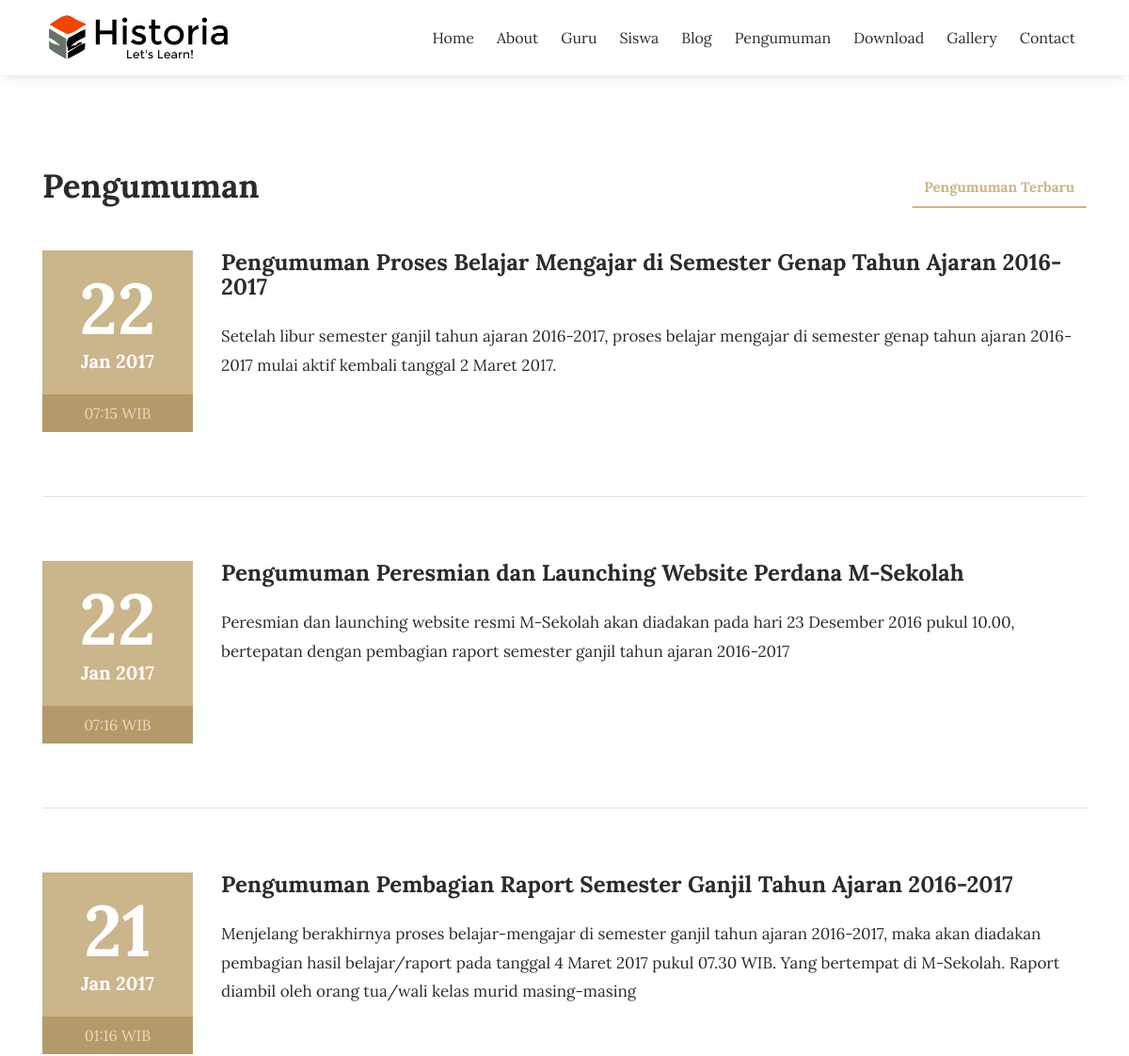
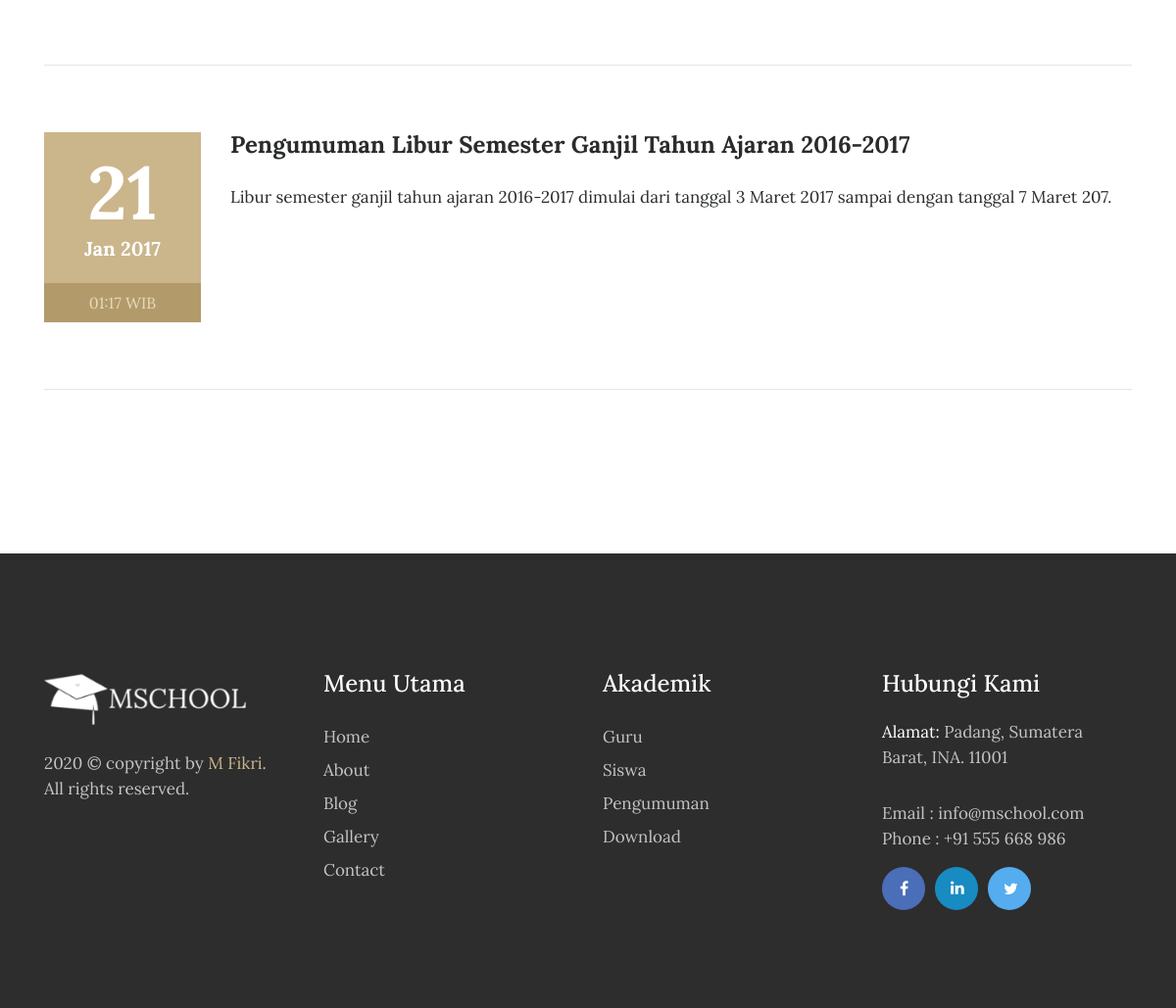
The app's page /index.php/pengumuman with its own data (2 pictures, top to bottom).
### tables this page shows
CREATE TABLE IF NOT EXISTS `tbl_pengumuman` (
  `pengumuman_id` int(11) NOT NULL AUTO_INCREMENT,
  `pengumuman_judul` varchar(150) DEFAULT NULL,
  `pengumuman_deskripsi` text,
  `pengumuman_tanggal` timestamp NULL DEFAULT CURRENT_TIMESTAMP,
  `pengumuman_author` varchar(60) DEFAULT NULL,
  PRIMARY KEY (`pengumuman_id`)
);

### application/controllers/Pengumuman.php (called while the page is built, shortened)
<?php
class Pengumuman extends CI_Controller{
	function __construct(){
		$this->load->model('m_pengumuman');
		$this->load->model('m_pengunjung');
	}
	function index(){
		$jum=$this->m_pengumuman->pengumuman();
        $page=$this->uri->segment(3);
        if(!$page):
            $offset = 0;
        else:
            $offset = $page;
        endif;
        $limit=7;
        $config['base_url'] = base_url() . 'pengumuman/index/';
            $config['total_rows'] = $jum->num_rows();
            $config['per_page'] = $limit;
            $config['uri_segment'] = 3;
	          $config['full_tag_open']    = '<div class="pagging text-center"><nav><ul class="pagination justify-content-center">';
	          $config['full_tag_close']   = '</ul></nav></div>';
	          $config['num_tag_open']     = '<li class="page-item"><span class="page-link">';
	          $config['num_tag_close']    = '</span></li>';
	          $config['cur_tag_open']     = '<li class="page-item"><span class="page-link">';
	          $config['cur_tag_close']    = '<span class="sr-only">(current)</span></span></li>';
	          $config['next_tag_open']    = '<li class="page-item"><span class="page-link">';
	          $config['next_tagl_close']  = '<span aria-hidden="true">&raquo;</span></span></li>';
	          $config['prev_tag_open']    = '<li class="page-item"><span class="page-link">';
	          $config['prev_tagl_close']  = '</span>Next</li>';
	          $config['first_tag_open']   = '<li class="page-item"><span class="page-link">';
	          $config['first_tagl_close'] = '</span></li>';
	          $config['last_tag_open']    = '<li class="page-item"><span class="page-link">';
	          $config['last_tagl_close']  = '</span></li>';
            $config['first_link'] = 'Awal';
            $config['last_link'] = 'Akhir';
            $config['next_link'] = 'Next >>';
            $config['prev_link'] = '<< Prev';
            $this->pagination->initialize($config);
            $x['page'] =$this->pagination->create_links();
						$x['data']=$this->m_pengumuman->pengumuman_perpage($offset,$limit);
						$this->load->view('depan/v_pengumuman',$x);
	}
}

### index.php (called while the page is built, shortened)
<?php
require_once BASEPATH.'core/CodeIgniter.php';

### application/models/M_pengumuman.php (called while the page is built, shortened)
<?php
class M_pengumuman extends CI_Model{
	function pengumuman_perpage($offset,$limit){
		$hsl=$this->db->query("SELECT pengumuman_id,pengumuman_judul,pengumuman_deskripsi,pengumuman_tanggal,DATE_FORMAT(pengumuman_tanggal,'%d/%m/%Y') AS tanggal,pengumuman_author FROM tbl_pengumuman ORDER BY pengumuman_id DESC limit $offset,$limit");
		return $hsl;
	}
}

### application/views/depan/v_pengumuman.php (the view, shortened to what this page needs)
<!DOCTYPE html>
<html lang="en">
<head>
    <link rel="stylesheet" href="<?php echo base_url().'theme/css/bootstrap.min.css'?>">
    <link rel="stylesheet" href="<?php echo base_url().'theme/css/font-awesome.min.css'?>">
    <link rel="stylesheet" href="<?php echo base_url().'theme/css/simple-line-icons.css'?>">
    <link rel="stylesheet" href="<?php echo base_url().'theme/css/fullcalendar.min.css'?>" />
    <link rel="stylesheet" href="<?php echo base_url().'theme/css/owl.carousel.min.css'?>">
    <link href="<?php echo base_url().'theme/css/style.css'?>" rel="stylesheet">
</head>
<body>
  <div data-toggle="affix" style="border-bottom:solid 1px #f2f2f2;">
      <div class="container nav-menu2">
          <div class="row">
              <div class="col-md-12">
                  <nav class="navbar navbar2 navbar-toggleable-md navbar-light bg-faded">
                      <a href="<?php echo site_url('');?>" class="navbar-brand nav-brand2"><img class="img img-responsive" width="200px;" src="<?php echo base_url().'theme/images/logo.png'?>"></a>
                      <div class="collapse navbar-collapse justify-content-end" id="navbarNavDropdown">
                          <ul class="navbar-nav">
                              <li class="nav-item">
                                  <a class="nav-link" href="<?php echo site_url('');?>">Home</a>
                              </li>
                              <li class="nav-item">
                                  <a class="nav-link" href="<?php echo site_url('about');?>">About</a>
                              </li>
                              <li class="nav-item">
                                  <a class="nav-link" href="<?php echo site_url('guru');?>">Guru</a>
                              </li>
                              <li class="nav-item">
                                  <a class="nav-link" href="<?php echo site_url('siswa');?>">Siswa</a>
                              </li>
                              <li class="nav-item">
                                  <a class="nav-link" href="<?php echo site_url('blog');?>">Blog</a>
                              </li>
                              <li class="nav-item">
                                  <a class="nav-link" href="<?php echo site_url('pengumuman');?>">Pengumuman</a>
                              </li>
                              <li class="nav-item">
                                  <a class="nav-link" href="<?php echo site_url('download');?>">Download</a>
                              </li>
                              <li class="nav-item">
                                  <a class="nav-link" href="<?php echo site_url('galeri');?>">Gallery</a>
                              </li>
                              <li class="nav-item">
                                <a class="nav-link" href="<?php echo site_url('contact');?>">Contact</a>
                              </li>
                        </ul>
                  </div>
                </nav>
              </div>
            </div>
          </div>
        </div>
<section class="events">
    <div class="container">
        <div class="row">
            <div class="col-md-4">
                <h2 class="event-title">Pengumuman</h2>
            </div>
            <div class="col-md-8">
                <ul class="nav nav-tabs" role="tablist">
                    <li class="nav-item nav-tab1">
                        <a class="nav-link tab-list active" data-toggle="tab" href="#upcoming-events" role="tab">Pengumuman Terbaru </a>
                    </li>
                </ul>
            </div>
        </div>
        <br>
        <div class="row">
            <div class="tab-content">
                <div class="tab-pane active" id="upcoming-events" role="tabpanel">
                  <?php foreach($data->result() as $row):?>
                    <div class="col-md-12">
                        <div class="row">
                            <div class="col-md-2">
                                <div class="event-date">
                                    <h4><?php echo date("d", strtotime($row->pengumuman_tanggal));?></h4> <span><?php echo date("M Y", strtotime($row->pengumuman_tanggal));?></span>
                                </div>
                                <span class="event-time"><?php echo date("H:i", strtotime($row->pengumuman_tanggal)).' WIB';?></span>
                            </div>
                            <div class="col-md-10">
                                <div class="event-heading">
                                    <h3><?php echo $row->pengumuman_judul;?></h3>
                                    <p><?php echo $row->pengumuman_deskripsi;?></p>
                                </div>
                          </div>
                      </div>
                      <hr class="event-underline">
                  </div>
                <?php endforeach;?>
      <div class="col-md-12 text-center">
    </div>
</div>
</div>
</div>
</div>
</section>
<footer>
    <div class="container">
        <div class="row">
            <div class="col-md-3">
                <div class="foot-logo">
                    <a href="<?php echo site_url();?>">
                        <img src="<?php echo base_url().'theme/images/logo-white.png'?>" class="img-fluid" alt="footer_logo">
                    </a>
                    <p><?php echo date('Y');?> © copyright by <a href="http://mfikri.com" target="_blank">M Fikri</a>. <br>All rights reserved.</p>
                    </div>
                </div>
                <div class="col-md-3">
                    <div class="sitemap">
                        <h3>Menu Utama</h3>
                        <ul>
                            <li><a href="<?php echo site_url();?>">Home</a></li>
                            <li><a href="<?php echo site_url('about');?>">About</a></li>
                            <li><a href="<?php echo site_url('artikel');?>">Blog </a></li>
                            <li><a href="<?php echo site_url('galeri');?>">Gallery</a></li>
                            <li><a href="<?php echo site_url('contact');?>">Contact</a></li>
                        </ul>
                    </div>
                </div>
                <div class="col-md-3">
                  <div class="sitemap">
                      <h3>Akademik</h3>
                      <ul>
                          <li><a href="<?php echo site_url('guru');?>">Guru</a></li>
                          <li><a href="<?php echo site_url('siswa');?>">Siswa </a></li>
                          <li><a href="<?php echo site_url('pengumuman');?>">Pengumuman</a></li>
                          <li><a href="<?php echo site_url('download');?>">Download</a></li>
                      </ul>
                  </div>
                </div>
                <div class="col-md-3">
                    <div class="address">
                        <h3>Hubungi Kami</h3>
                        <p><span>Alamat: </span> Padang, Sumatera Barat, INA. 11001</p>
                        <p>Email : info@mschool.com
                            <br> Phone : +91 555 668 986</p>
                            <ul class="footer-social-icons">
                                <li><a href="#"><i class="fa fa-facebook fa-fb" aria-hidden="true"></i></a></li>
                                <li><a href="#"><i class="fa fa-linkedin fa-in" aria-hidden="true"></i></a></li>
                                <li><a href="#"><i class="fa fa-twitter fa-tw" aria-hidden="true"></i></a></li>
                            </ul>
                        </div>
                    </div>
                </div>
            </div>
        </footer>
</body>
</html>

### records on screen
tbl_pengumuman: pengumuman_tanggal "22", pengumuman_tanggal "Jan 2017", pengumuman_tanggal "07:15", pengumuman_judul "Pengumuman Proses Belajar Mengajar di Semester Genap Tahun Ajaran 2016-2017", pengumuman_deskripsi "Setelah libur semester ganjil tahun ajaran 2016-2017, proses belajar mengajar di semester genap tahun ajaran 2016-2017 mulai aktif kembali tanggal 2 Maret 2017."
tbl_pengumuman: pengumuman_tanggal "22", pengumuman_tanggal "Jan 2017", pengumuman_tanggal "07:16", pengumuman_judul "Pengumuman Peresmian dan Launching Website Perdana M-Sekolah", pengumuman_deskripsi "Peresmian dan launching website resmi M-Sekolah akan diadakan pada hari 23 Desember 2016 pukul 10.00, bertepatan dengan pembagian raport semester ganjil tahun ajaran 2016-2017"
tbl_pengumuman: pengumuman_tanggal "21", pengumuman_tanggal "Jan 2017", pengumuman_tanggal "01:16", pengumuman_judul "Pengumuman Pembagian Raport Semester Ganjil Tahun Ajaran 2016-2017", pengumuman_deskripsi "Menjelang berakhirnya proses belajar-mengajar di semester ganjil tahun ajaran 2016-2017, maka akan diadakan pembagian hasil belajar/raport pada tanggal 4 Maret 2017 pukul 07.30 WIB. Yang bertempat di M-Sekolah. Raport diambil oleh orang tua/wali kelas murid masing-masing"
tbl_pengumuman: pengumuman_tanggal "21", pengumuman_tanggal "Jan 2017", pengumuman_tanggal "01:17", pengumuman_judul "Pengumuman Libur Semester Ganjil Tahun Ajaran 2016-2017", pengumuman_deskripsi "Libur semester ganjil tahun ajaran 2016-2017 dimulai dari tanggal 3 Maret 2017 sampai dengan tanggal 7 Maret 207."
